Frame 1 (no input): blank canvas, image omitted
Frame 60 (the mouse pressed at the canvas centre just before this capture): blank canvas, image omitted
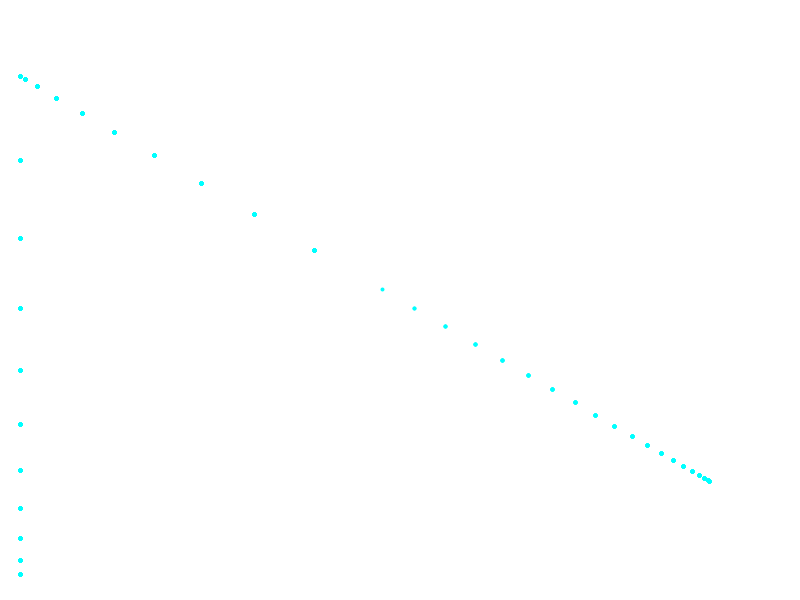
Frame 120 (the mouse held since frame 60 and released just before this capture)

The Processing sketch whose frames 1 and 60 were blank and that drew this single picture after the mouse press (run headless with seeded random() and noise(); from frame 60 on, the mouse is pressed at the canvas centre):

// Processing sketch: arrive_steering2
// ── arrive_steering2.pde
int count;
int i;
PVector target = new PVector(20, height-20);
Character ch;
PVector direction = new PVector(0,0);
float slowR = 200;
float timeToTarget = 5;
float distance = 0;
PVector steering = new PVector(0, 0);
PVector desired_velocity = new PVector(0, 0);
class Character{
  PVector position;
  PVector velocity;
  float orientation = 45;
  ArrayList<PVector> path;
  float maxSpeed;
  PVector accel;
  float targetSpeed = 4;
  Character(PVector position, PVector velocity, float orientation, float maxSpeed){
    
    this.position = position;
    this.velocity = velocity;
    this.orientation = orientation;
    this.maxSpeed = maxSpeed;
    path = new ArrayList<PVector>();
  }
}
void setup(){
  
  size(800, 600);
  strokeWeight(2);
  background(255, 255, 255);
  PVector position = new PVector(20, height-20);
  count = 0;
  PVector velocity = new PVector(0,0);
  
  ch = new Character(position, velocity, 45.0, 2);
  
  i = 0;
}

void draw(){
  clear();
  stroke(0, 255, 255);
  count++;
  fill(0, 255, 255);
   //target = new PVector(mouseX, mouseY);
 // target = new PVector(mouseX, mouseY);
  if (abs(ch.position.x - target.x) < 4 && abs(ch.position.y - target.y)<4){
    ch.velocity.x = 0;
    ch.velocity.y = 0;
    
  }
  else{
    
   
    
    direction.x =  target.x - ch.position.x;
    direction.y =  target.y - ch.position.y;
    distance = PVector.dist(ch.position, target);
    
    desired_velocity = direction;
    //if (distance < slowR) {
    
    //  desired_velocity = desired_velocity.normalize().mult(ch.maxSpeed * (distance / slowR));
    //} 
    
    //else {
    
    //desired_velocity = desired_velocity.normalize().mult(ch.maxSpeed);
    //}
    
    
    steering.x = desired_velocity.x - ch.velocity.x;
    steering.y = desired_velocity.y - ch.velocity.y;
    steering.div(timeToTarget);
    if (steering.mag() > ch.maxSpeed){
      steering.normalize().mult(ch.maxSpeed);
    }
    
    ch.velocity = ch.velocity.add(steering);
    //ch.velocity.div(timeToTarget);
    
    ch.position.add(ch.velocity);
    ch.orientation = face(ch.velocity);
  }
  
  
  for(int j = 0; j<ch.path.size(); j++) {
    fill(0, 255, 255);
    circle(ch.path.get(j).x, ch.path.get(j).y, 2);
   }
   
  translate(ch.position.x, ch.position.y);
  rotate(ch.orientation);
  stroke(255, 255, 255);
  fill(255, 255, 255);
  circle(0, 0, 20);
  triangle(2, -10, 2, 10, 30, 0);
  if (count%2==0 ){

    ch.path.add(new PVector(ch.position.x, ch.position.y));
  }
  
}
float face(PVector velocity) {
  return atan2(velocity.y, velocity.x);
}

void mousePressed(){
   target = new PVector(mouseX, mouseY);
}
 

 
